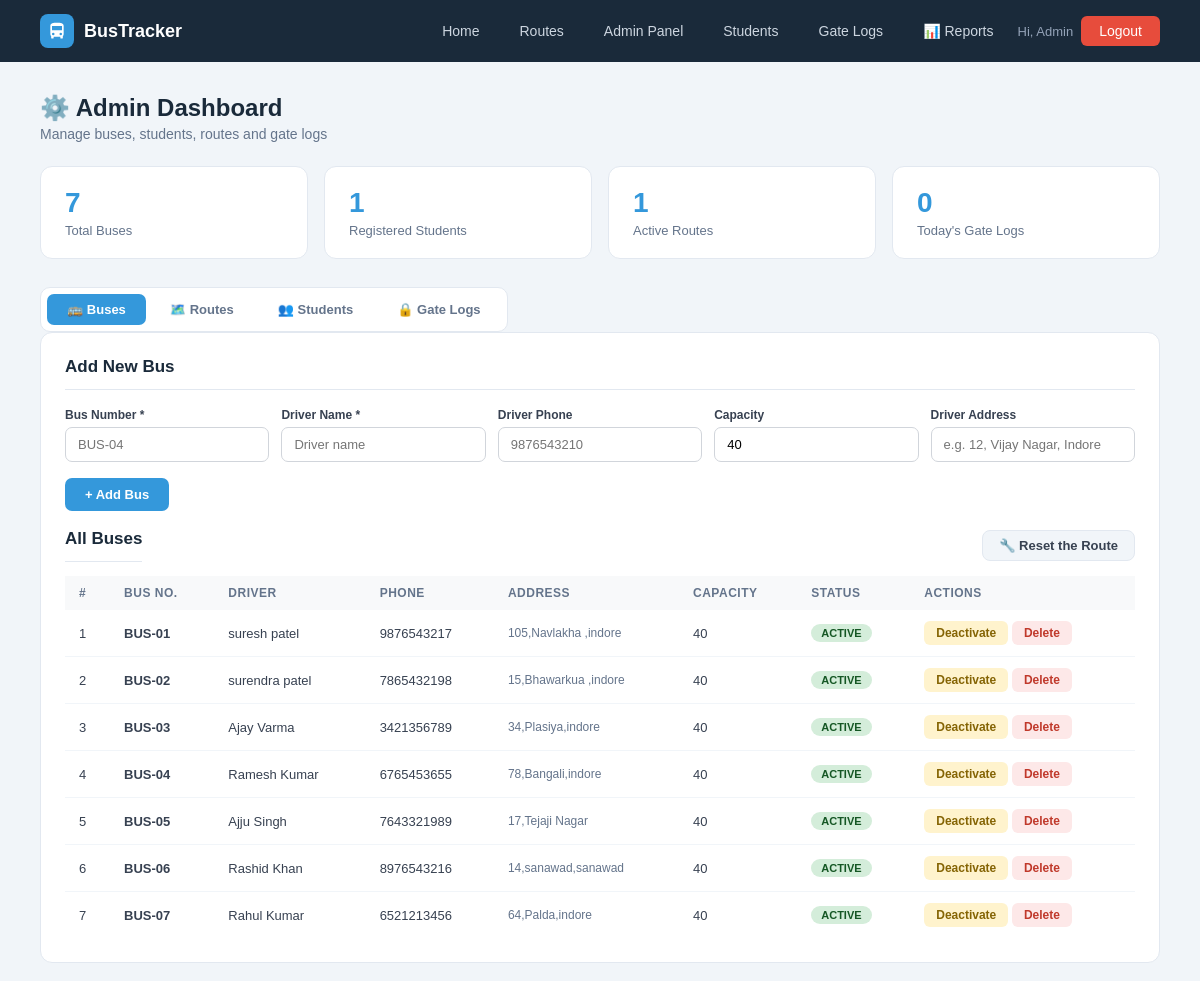
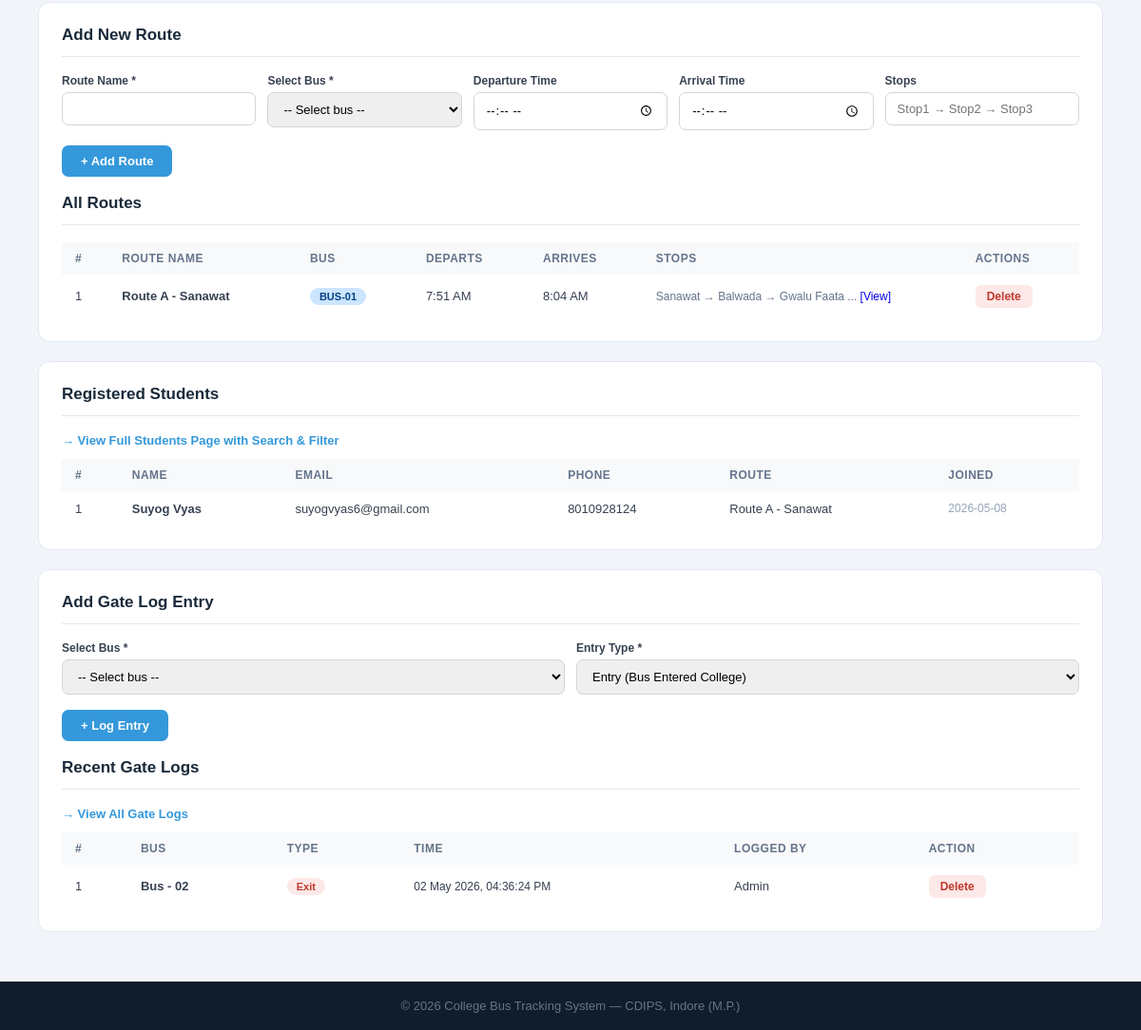
Page /admin (signed in) on the earlier database version (2 pictures, top to bottom).
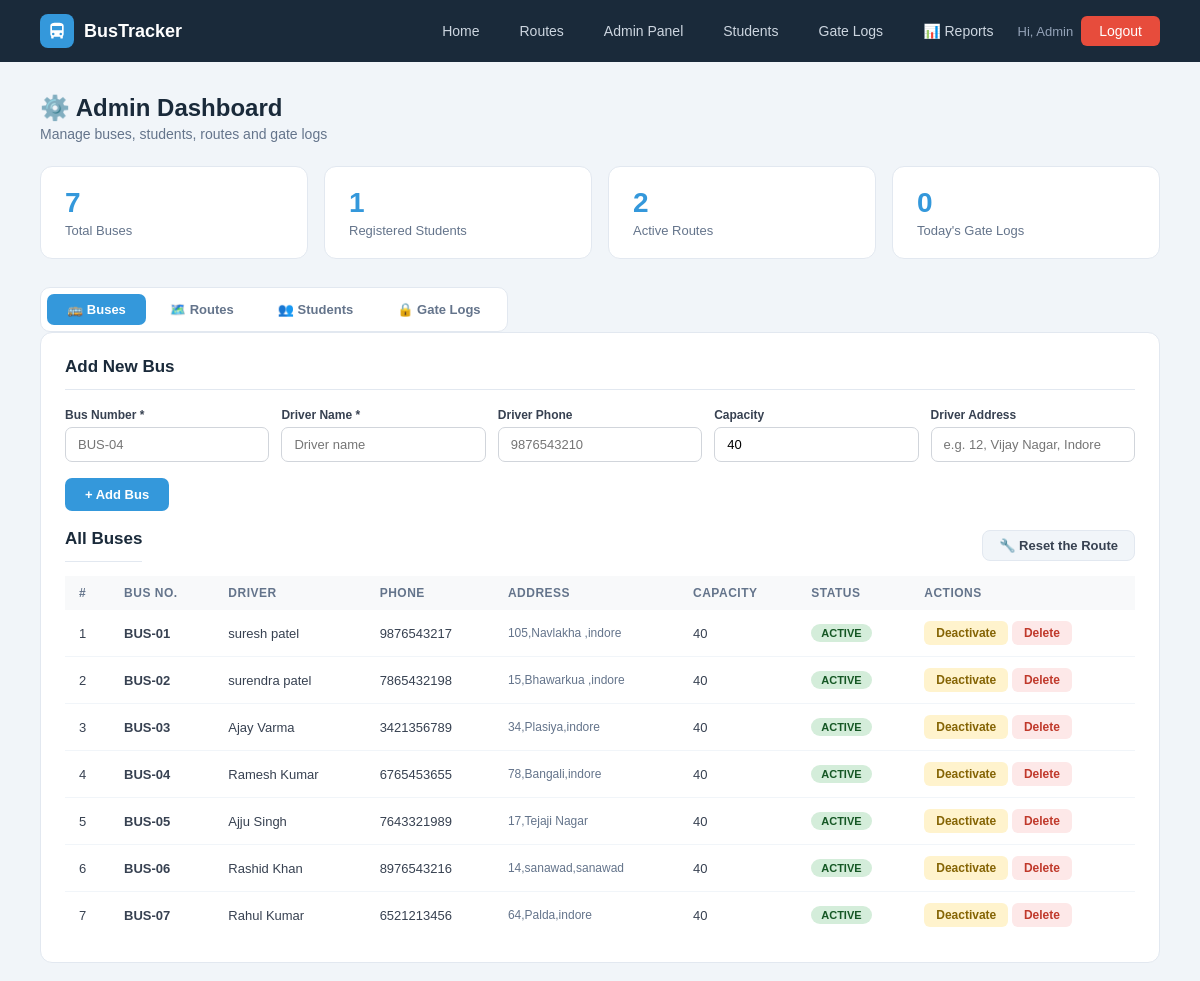
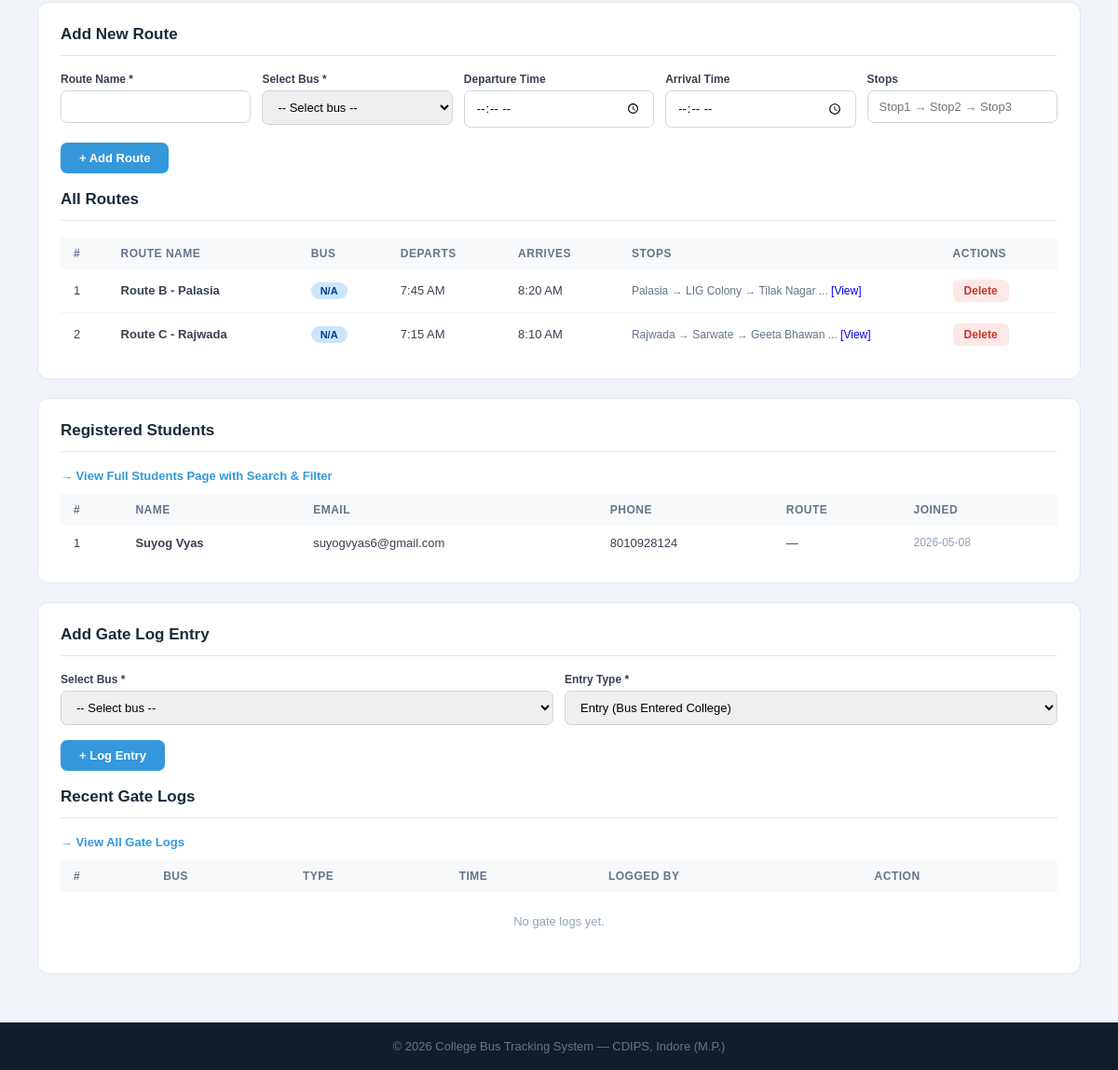
Same page on the later database version (2 pictures, top to bottom).
### tables this page shows
CREATE TABLE gate_logs (
        id INTEGER PRIMARY KEY AUTOINCREMENT,
        bus_id INTEGER, bus_number TEXT, entry_type TEXT,
        log_time TIMESTAMP DEFAULT CURRENT_TIMESTAMP,
        noted_by TEXT DEFAULT 'System',
        FOREIGN KEY(bus_id) REFERENCES buses(id));

CREATE TABLE buses (
        id INTEGER PRIMARY KEY AUTOINCREMENT,
        bus_number TEXT UNIQUE NOT NULL, driver_name TEXT NOT NULL,
        driver_phone TEXT, capacity INTEGER DEFAULT 40,
        status TEXT DEFAULT 'active',
        current_lat REAL DEFAULT 22.7196, current_lng REAL DEFAULT 75.8577, driver_address TEXT);

CREATE TABLE routes (
        id INTEGER PRIMARY KEY AUTOINCREMENT,
        route_name TEXT NOT NULL, bus_id INTEGER,
        start_point TEXT, end_point TEXT,
        departure_time TEXT, arrival_time TEXT, stops TEXT, original_bus_id INTEGER,
        FOREIGN KEY(bus_id) REFERENCES buses(id));

CREATE TABLE users (
        id INTEGER PRIMARY KEY AUTOINCREMENT,
        name TEXT NOT NULL, email TEXT UNIQUE NOT NULL,
        password TEXT NOT NULL, role TEXT DEFAULT 'student',
        phone TEXT, route_id INTEGER,
        created_at TIMESTAMP DEFAULT CURRENT_TIMESTAMP);

### app.py (the view)
@app.route('/admin')
@admin_required
def admin_dashboard():
    db = get_db()
    buses    = db.execute("SELECT * FROM buses").fetchall()
    students = db.execute('''SELECT u.*,r.route_name FROM users u
                             LEFT JOIN routes r ON u.route_id=r.id
                             WHERE u.role='student' ORDER BY u.created_at DESC''').fetchall()
    routes   = db.execute("SELECT r.*,b.bus_number FROM routes r LEFT JOIN buses b ON r.bus_id=b.id").fetchall()
    logs     = db.execute("SELECT * FROM gate_logs ORDER BY log_time DESC LIMIT 15").fetchall()
    stats = dict(
        total_buses=db.execute("SELECT COUNT(*) FROM buses").fetchone()[0],
        total_students=db.execute("SELECT COUNT(*) FROM users WHERE role='student'").fetchone()[0],
        total_routes=db.execute("SELECT COUNT(*) FROM routes").fetchone()[0],
        today_logs=db.execute("SELECT COUNT(*) FROM gate_logs WHERE DATE(log_time)=DATE('now')").fetchone()[0])
    db.close(); return render_template('admin.html', buses=buses, students=students, routes=routes, logs=logs, stats=stats)

### app.py (called while the page is built, shortened)
def get_db():
    conn = sqlite3.connect(DB)
    conn.row_factory = sqlite3.Row
    return conn

def admin_required(f):
    @wraps(f)
    def dec(*a, **kw):
        if 'admin' not in session:
            flash('Admin access required.', 'error')
            return redirect(url_for('admin_login'))
        return f(*a, **kw)
    return dec

@app.context_processor
def inject_notifications():
    return dict(notifications=[], unread_count=0)

### templates/admin.html (shortened to what the changed rows need)
{% extends "base.html" %}
{% block content %}
<div class="page">
    <div class="page-header">
        <div style="display:flex;gap:12px;align-items:flex-start;flex-wrap:wrap;justify-content:space-between;">
            <div>
                <h1>⚙️ Admin Dashboard</h1>
            </div>
        </div>
    </div>
    <div class="stat-cards">
        <div class="stat-card"><div class="num">{{ stats.total_routes }}</div><div class="lbl">Active Routes</div></div>
    </div>
    <div class="tab-wrap">
        <div class="tab-contents">
            <div class="panel" id="content-buses">
                <h2>Add New Bus</h2>
                <br>
                <div style="display:flex;align-items:center;justify-content:space-between;margin-bottom:14px;">
                    <h2 style="margin:0;">All Buses</h2>
                </div>
                <table>
                    <thead><tr><th>#</th><th>Bus No.</th><th>Driver</th><th>Phone</th><th>Address</th><th>Capacity</th><th>Status</th><th>Actions</th></tr></thead>
                    <tbody>
                    {% for b in buses %}
                    <tr>
                        <td>{{ loop.index }}</td>
                        <td><b>{{ b.bus_number }}</b></td>
                        <td>{{ b.driver_name }}</td>
                        <td>{{ b.driver_phone or '—' }}</td>
                        <td style="font-size:12px;color:#64748b;max-width:160px;">{{ b.driver_address or '—' }}</td>
                        <td>{{ b.capacity }}</td>
                        <td><span class="badge {{ 'badge-green' if b.status=='active' else 'badge-red' }}">{{ b.status.upper() }}</span></td>
                        <td>
                            {% if b.status == 'active' %}
                            <a href="{{ url_for('bus_status', bid=b.id, status='inactive') }}" class="btn-sm btn-warning">Deactivate</a>
                            {% else %}
                            <a href="{{ url_for('bus_status', bid=b.id, status='active') }}" class="btn-sm btn-success">Activate</a>
                            {% endif %}
                            <a href="{{ url_for('delete_bus', bid=b.id) }}" class="btn-sm btn-danger">Delete</a>
                        </td>
                    </tr>
                    {% else %}
                    <tr><td colspan="7" style="text-align:center;color:#94a3b8;padding:24px">No buses found.</td></tr>
                    {% endfor %}
                    </tbody>
                </table>
            </div>
           <div class="panel" id="content-routes">
             <h2>Add New Route</h2>
            <br>
             <h2>All Routes</h2>
             <table>
                <thead>
                    <tr>
                        <th>#</th>
                        <th>Route Name</th>
                        <th>Bus</th>
                        <th>Departs</th>
                        <th>Arrives</th>
                        <th>Stops</th>
                        <th>Actions</th>
                    </tr>
                </thead>
                <tbody>
                    {% for r in routes %}
                    <tr>
                        <td>{{ loop.index }}</td>
                        <td><b>{{ r.route_name }}</b></td>
                        <td><span class="badge badge-blue">{{ r.bus_number or 'N/A' }}</span></td>
                        <td>
                            {% if r.departure_time %}
                                {{ (r.departure_time[:2]|int % 12 or 12) }}:{{ r.departure_time[3:] }}
                                {{ 'AM' if r.departure_time[:2]|int < 12 else 'PM' }}
                            {% else %}
                                 —
                            {% endif %}
                        </td>
                        <td>
                            {% if r.arrival_time %}
                                {{ (r.arrival_time[:2]|int % 12 or 12) }}:{{ r.arrival_time[3:] }}
                                {{ 'AM' if r.arrival_time[:2]|int < 12 else 'PM' }}
                            {% else %}
                               —
                            {% endif %}
                        </td>
                        <td style="max-width:240px;font-size:12px;color:#64748b">
                        {% if r.stops %}
                        {% set stop_list = r.stops.replace(',','→').split('→') %}
                        {{ stop_list[0].strip() }}
                        {% if stop_list|length > 1 %} → {{ stop_list[1].strip() }}{% endif %}
                        {% if stop_list|length > 2 %} → {{ stop_list[2].strip() }}{% endif %}
                        {% if stop_list|length > 3 %}
                            ...
                            <a href="#" onclick="alert(`{{ r.stops }}`)">[View]</a>
                        {% endif %}
                {% else %}
                    —
                {% endif %}
            </td>
            <td>
                <a href="{{ url_for('delete_route', rid=r.id) }}"
                   onclick="return confirm('Are you sure you want to delete this route?')"
                   class="btn-sm btn-danger">
                   Delete
                </a>
            </td>
        </tr>
        {% else %}
        <tr>
            <td colspan="7" style="text-align:center;color:#94a3b8;padding:24px">
                No routes found.
            </td>
        </tr>
        {% endfor %}
        </tbody>
    </table>
</div>
            <div class="panel" id="content-students">
                <h2>Registered Students</h2>
                <table>
                    <thead><tr><th>#</th><th>Name</th><th>Email</th><th>Phone</th><th>Route</th><th>Joined</th></tr></thead>
                    <tbody>
                    {% for s in students[:10] %}
                    <tr>
                        <td>{{ loop.index }}</td>
                        <td><b>{{ s.name }}</b></td>
                        <td>{{ s.email }}</td>
                        <td>{{ s.phone or '—' }}</td>
                        <td>{{ s.route_name or '—' }}</td>
                        <td style="font-size:12px;color:#94a3b8">{{ s.created_at[:10] if s.created_at else '—' }}</td>
                    </tr>
                    {% else %}
                    <tr><td colspan="6" style="text-align:center;color:#94a3b8;padding:24px">No students registered.</td></tr>
                    {% endfor %}
                    </tbody>
                </table>
            </div>
            <div class="panel" id="content-logs">
                <h2>Add Gate Log Entry</h2>
                <br>
                <h2>Recent Gate Logs</h2>
                <table>
                    <thead><tr><th>#</th><th>Bus</th><th>Type</th><th>Time</th><th>Logged By</th><th>Action</th></tr></thead>
                    <tbody>
                    {% for l in logs %}
                    <tr>
                        <td>{{ loop.index }}</td>
                        <td><b>{{ l.bus_number }}</b></td>
                        <td><span class="badge {{ 'badge-in' if l.entry_type=='Entry' else 'badge-out' }}">{{ l.entry_type }}</span></td>
                        <td style="font-size:12px">{{ l.log_time }}</td>
                        <td>{{ l.noted_by }}</td>
                        <td>
                            <a href="{{ url_for('delete_gate_log', lid=l.id) }}"
                               onclick="return confirm('Delete this gate log entry?')"
                               class="btn-sm btn-danger">Delete</a>
                        </td>
                    </tr>
                    {% else %}
                    <tr><td colspan="6" style="text-align:center;color:#94a3b8;padding:24px">No gate logs yet.</td></tr>
                    {% endfor %}
                    </tbody>
                </table>
            </div>
        </div>
    </div>
</div>
{% endblock %}

### templates/base.html (shortened to what this page needs)
<!DOCTYPE html>
<html lang="en">
<head>
    <link rel="stylesheet" href="{{ url_for('static', filename='css/style.css') }}">
</head>
<body>
<nav>
    <div class="nav-logo">
        <div class="nav-logo-icon">
            <svg viewBox="0 0 24 24"><path d="M4 16c0 .88.39 1.67 1 2.22V20a1 1 0 001 1h1a1 1 0 001-1v-1h8v1a1 1 0 001 1h1a1 1 0 001-1v-1.78c.61-.55 1-1.34 1-2.22V6c0-3.5-3.58-4-8-4S4 2.5 4 6v10zm3.5 1a1.5 1.5 0 110-3 1.5 1.5 0 010 3zm9 0a1.5 1.5 0 110-3 1.5 1.5 0 010 3zM6 6h12v5H6V6z"/></svg>
        </div>
        <span>BusTracker</span>
    </div>
    <div class="nav-links">
        <a href="{{ url_for('home') }}">Home</a>
        <a href="{{ url_for('routes_page') }}">Routes</a>
        {% if 'admin' in session or 'student' in session %}
            {% if 'admin' in session %}
                <a href="{{ url_for('admin_dashboard') }}">Admin Panel</a>
                <a href="{{ url_for('students_list') }}">Students</a>
                <a href="{{ url_for('gate_logs_page') }}">Gate Logs</a>
                <a href="{{ url_for('admin_reports') }}">📊 Reports</a>
            {% endif %}
            <span style="color:#94a3b8;font-size:13px">
                Hi,
                {% if 'admin' in session %}
                {{ session['admin']['name'] }}
                {% else %}
                {{ session['student']['name'] }}
                {% endif %}
            </span>
            {% if 'admin' in session %}
            <a href="/logout/admin" class="btn-danger">Logout</a>
            {% else %}
            <a href="/logout/student" class="btn-danger">Logout</a>
            {% endif %}
        {% endif %}
    </div>
</nav>
{% block content %}{% endblock %}
<footer><p>© 2026 College Bus Tracking System — CDIPS, Indore (M.P.)</p></footer>
</body>
</html>

Differences in the rows shown:
removed gate_logs: admin.name "Admin", bus_number "Bus - 02", entry_type "Exit", log_time "02 May 2026, 04:36:24 PM", noted_by "Admin"
removed routes: route_name "Route A - Sanawat", bus_number "BUS-01", (r.departure_time[:2]|int%12or12) "7", departure_time "51", departure_time "AM", (r.arrival_time[:2]|int%12or12) "8", arrival_time "04", arrival_time "AM", start_point "Sanawat", stop_list "Balwada", stop_list "Gwalu Faata"
added routes: route_name "Route B - Palasia", bus_number "N/A", (r.departure_time[:2]|int%12or12) "7", departure_time "45", departure_time "AM", (r.arrival_time[:2]|int%12or12) "8", arrival_time "20", arrival_time "AM", start_point "Palasia", stop_list "LIG Colony", stop_list "Tilak Nagar"
added routes: route_name "Route C - Rajwada", bus_number "N/A", (r.departure_time[:2]|int%12or12) "7", departure_time "15", departure_time "AM", (r.arrival_time[:2]|int%12or12) "8", arrival_time "10", arrival_time "AM", start_point "Rajwada", stop_list "Sarwate", stop_list "Geeta Bhawan"
computed for users "Suyog Vyas": route_name "Route A - Sanawat" → "—"
Other differences:
{{ session['admin']['name'] }}: (not shown) → "Admin"
{{ stats.total_routes }}: "1" → "2"
text now shown: "No gate logs yet."
